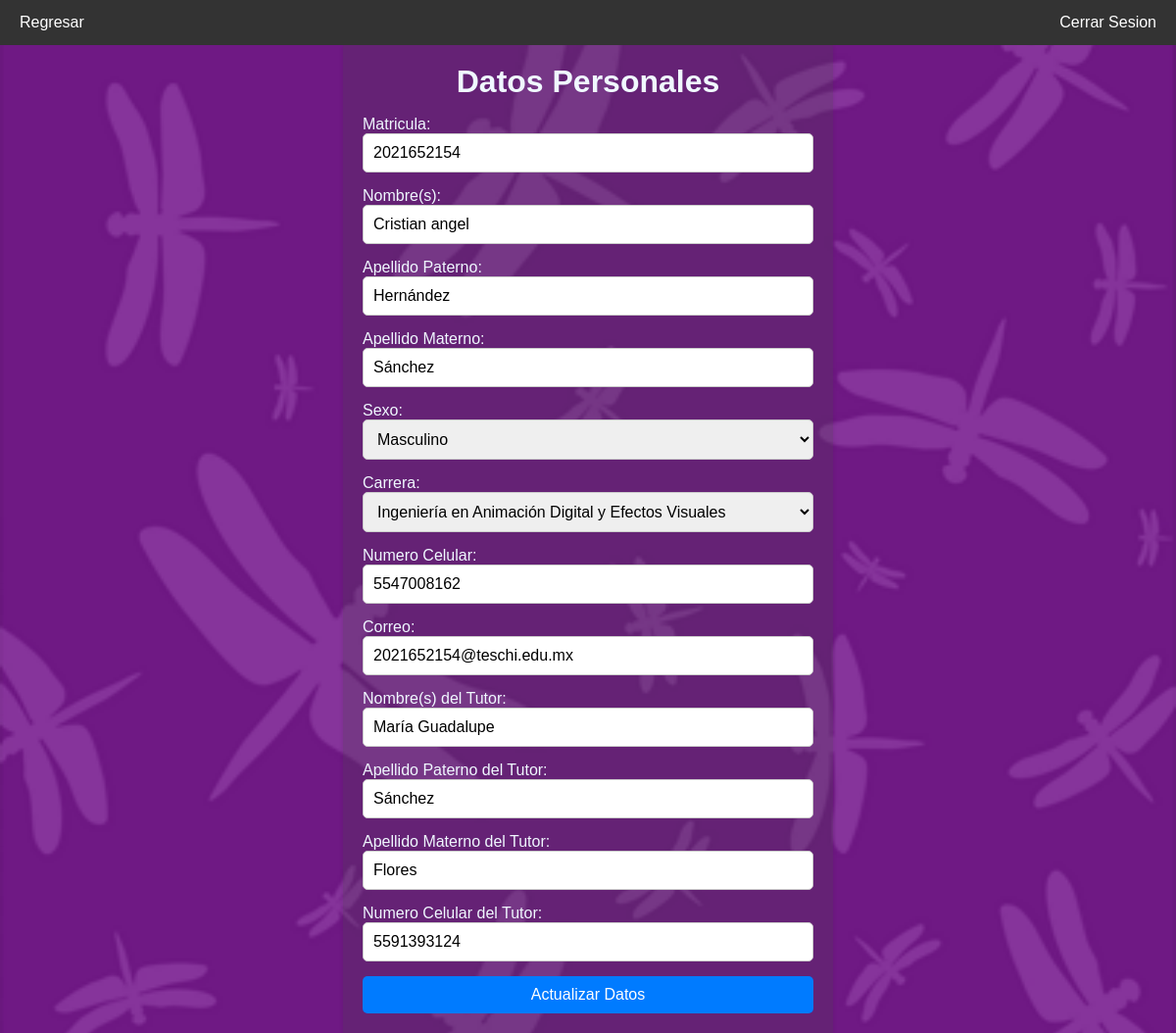
The app's page /datos.php (signed in) with its own data.
### tables this page shows
CREATE TABLE `persona` (
  `idPersona` int(20) NOT NULL,
  `nombre` varchar(100) DEFAULT NULL,
  `apPaterno` varchar(100) DEFAULT NULL,
  `apMaterno` varchar(100) DEFAULT NULL,
  `telefono` varchar(20) DEFAULT NULL,
  `correo` varchar(100) DEFAULT NULL,
  `sexo` varchar(10) DEFAULT NULL,
  `idTipoPersona` int(11) DEFAULT NULL
);

CREATE TABLE `expediente` (
  `idPersona` int(11) DEFAULT NULL,
  `nss` varchar(100) DEFAULT NULL,
  `vigenciaDerechos` varchar(100) DEFAULT NULL,
  `tipoSangre` varchar(100) DEFAULT NULL,
  `fechaNacimiento` date DEFAULT NULL,
  `direccion` varchar(255) DEFAULT NULL,
  `condMedicas` varchar(255) DEFAULT NULL,
  `clinica` varchar(100) DEFAULT NULL,
  `idEstadoCivil` int(11) DEFAULT NULL,
  `idCarrera` int(11) DEFAULT NULL,
  `idTutor` int(11) DEFAULT NULL
);

CREATE TABLE `carrera` (
  `idCarrera` int(11) NOT NULL,
  `nombre` varchar(100) DEFAULT NULL
);

### datos.php (the view, shortened to what this page needs)
<?php
$pdo = Database::getInstance();
?>
<!DOCTYPE html>
<html lang="en">
<head>
    <link rel="stylesheet" href="assets/css/base.css">
    <link rel="stylesheet" href="assets/css/layout.css">
    <link rel="stylesheet" href="assets/css/components.css">
</head>
<body>
    <?php
        try {
            $idPersona = $_SESSION['idPersona'];
            $sql = "
                SELECT p.nombre, p.apPaterno, p.apMaterno, p.sexo, e.idCarrera, p.telefono, p.correo, u.imagen
                FROM persona p
                JOIN expediente e ON p.idPersona = e.idPersona
                JOIN usuario u ON p.idPersona = u.idPersona
                WHERE p.idPersona = :idPersona
            ";
            $stmt = $pdo->prepare($sql);
            $stmt->bindParam(':idPersona', $idPersona, PDO::PARAM_INT);
            $stmt->execute();
            $datosPersona = $stmt->fetch(PDO::FETCH_ASSOC);
        } catch (PDOException $e) {
            echo 'Query failed: ' . $e->getMessage();
        }
        try {
            $sql = "SELECT e.idTutor, t.nombre as nombreT, t.apPaterno as apPaternoT, t.apMaterno as apMaternoT, t.telefono as telefonoT\n"
                . "FROM persona p \n"
                . "JOIN expediente e ON p.idPersona = e.idPersona\n"
                . "JOIN persona t ON e.idTutor = t.idPersona\n"
                . "WHERE p.idPersona =:idPersona";
            $stmt = $pdo->prepare($sql);
            $stmt->bindParam(':idPersona', $idPersona, PDO::PARAM_INT);
            $stmt->execute();
            $datosTutor = $stmt->fetch(PDO::FETCH_ASSOC);
        } catch (PDOException $e) {
            echo 'Query failed: ' . $e->getMessage();
        }
    ?>
    <div class="container centered">
        <div class="card" style="text-align: left;">
            <div class="navbar">
                <a href="menu.php">Regresar</a>
                <a href='index.php?exit=true' style="float: right;">Cerrar Sesion</a>
            </div>
            <div class="title">
                <h1>Datos Personales</h1>
            </div>
            <form action="controller/actualizarDatos.php" class="form" method="POST" enctype="multipart/form-data">
                <label >Matricula:</label>
                <input type="text" name="idPersona" inputmode="numeric" pattern="\d*" required readonly value="<?php echo $idPersona; ?>"/>
                <label >Nombre(s):</label>
                <input type="text" name="nombre" required value="<?php echo $datosPersona['nombre'];?>">
                <label >Apellido Paterno:</label>
                <input type="text" name="apPaterno" required value="<?php echo $datosPersona['apPaterno'];?>">
                <label >Apellido Materno:</label>
                <input type="text" name="apMaterno" required value="<?php echo $datosPersona['apMaterno'];?>">
                <label >Sexo:</label>
                <?php
                echo "
                    <select name='sexo' required>
                    <option value='' ". ($datosPersona['sexo'] == '' ? 'selected' : '') .">Seleccionar</option>
                    <option value='M' ". ($datosPersona['sexo'] == 'M' ? 'selected' : '') .">Masculino</option>
                    <option value='F' ". ($datosPersona['sexo'] == 'F' ? 'selected' : '') .">Femenino</option>
                    </select>
                    ";
                ?>
                <label >Carrera:</label>
                <?php
                    echo "
                    <select name='idCarrera' required>
                    <option value='' ". ($datosPersona['idCarrera'] == '' ? 'selected' : '') .">Seleccionar</option>
                    ";
                    try {
                    $stmt = $pdo->query('SELECT * FROM carrera');
                    $result = $stmt->fetchAll(PDO::FETCH_ASSOC);
                    foreach ($result as $row) {
                        echo "<option value='" . $row['idCarrera'] . "' ". ($datosPersona['idCarrera'] == $row['idCarrera'] ? 'selected' : '') .">" . $row["nombre"] . "</option>";
                    }
                    } catch (PDOException $e) {
                    echo 'Query failed: ' . $e->getMessage();
                    }
                    echo "</select>";
                ?>
                <label >Numero Celular:</label required>
                <input type="text" name="telefono" inputmode="numeric" pattern="\d*" value="<?php echo $datosPersona['telefono'];?>">
                <label >Correo:</label>
                <input type="email" name="correo" required value="<?php echo $datosPersona['correo'];?>">
                <label >Nombre(s) del Tutor:</label>
                <input type="text" name="nombreT" required value="<?php echo $datosTutor['nombreT'];?>">
                <label >Apellido Paterno del Tutor:</label>
                <input type="text" name="apPaternoT" required value="<?php echo $datosTutor['apPaternoT'];?>">
                <label >Apellido Materno del Tutor:</label>
                <input type="text" name="apMaternoT" required value="<?php echo $datosTutor['apMaternoT'];?>">
                <label >Numero Celular del Tutor:</label>
                <input type="text" name="telefonoT" inputmode="numeric" pattern="\d*" required value="<?php echo $datosTutor['telefonoT'];?>">
                <button type="submit" class="btn-primary">Actualizar Datos</button>
            </form>
        </div>
    </div>
</body>
</html>

### assets/css/base.css (style rules this page uses)
* { margin: 0; padding: 0; box-sizing: border-box; }
body { font-family: Arial, sans-serif; background-color: #cfd8dc; display: flex; justify-content: center; align-items: center; background-image: url("../imgs/fondo-morado.png"); background-repeat: no-repeat, repeat; background-size: cover; background-position: center; background-attachment: fixed; }
a { text-decoration: none; color: inherit; cursor: pointer; }
h1, h2, h3, h4, h5, h6 { margin-bottom: 1rem; }

### assets/css/layout.css (style rules this page uses)
.container { width: 100%; max-width: 1200px; margin: 0 auto; margin-top: 45px; }
.centered { display: flex; justify-content: center; align-items: center; height: 100%; }
.card { background-color: #4745483e; padding: 20px; box-shadow: 0 2px 4px rgba(0, 0, 0, 0.1); width: 100%; height: 100%; max-width: 500px; min-height: 100vh; box-sizing: border-box; color: aliceblue; }
.title { text-align: center; }
.navbar { width: 100%; background-color: #333; overflow: hidden; position: fixed; top: 0; left: 0; z-index: 1000; }
.navbar a { float: left; display: block; color: white; text-align: center; padding: 14px 20px; text-decoration: none; }

### assets/css/components.css (style rules this page uses)
.form { display: flex; flex-direction: column; }
.form input, select { padding: 10px; margin-bottom: 15px; border: 1px solid #ccc; border-radius: 5px; font-size: 16px; }
.form .btn-primary { padding: 10px; border: none; border-radius: 5px; background-color: #007bff; color: white; font-size: 16px; cursor: pointer; transition: background-color 0.3s ease; }

### records on screen
persona: nombre "Cristian angel", apPaterno "Hernández", apMaterno "Sánchez", sexo "Masculino", telefono "5547008162", correo "2021652154@teschi.edu.mx"
expediente: idCarrera "Ingeniería en Animación Digital y Efectos Visuales", nombreT "María Guadalupe", apPaternoT "Sánchez", apMaternoT "Flores", telefonoT "5591393124"
